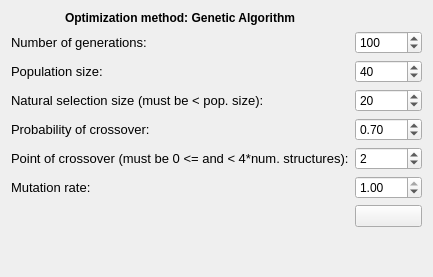
     <widget class="QWidget" name="tabGenetic">
      <property name="enabled">
       <bool>true</bool>
      </property>
      <attribute name="title">
       <string>Genetic</string>
      </attribute>
      <layout class="QGridLayout" name="gridLayout_4">
       <item row="0" column="0" colspan="2">
        <widget class="QLabel" name="label_5">
         <property name="font">
          <font>
           <weight>75</weight>
           <bold>true</bold>
          </font>
         </property>
         <property name="text">
          <string>Optimization method: Genetic Algorithm</string>
         </property>
         <property name="alignment">
          <set>Qt::AlignCenter</set>
         </property>
        </widget>
       </item>
       <item row="1" column="0">
        <widget class="QLabel" name="label_29">
         <property name="text">
          <string>&lt;html&gt;&lt;head/&gt;&lt;body&gt;&lt;p&gt;&lt;span style=&quot; font-family:'Verdana,Arial,Tahoma,Calibri,Geneva,sans-serif'; font-size:13px;&quot;&gt;Number of generations:&lt;/span&gt;&lt;/p&gt;&lt;/body&gt;&lt;/html&gt;</string>
         </property>
        </widget>
       </item>
       <item row="1" column="2">
        <widget class="QSpinBox" name="spinNumberOfGenerations">
         <property name="minimum">
          <number>1</number>
         </property>
         <property name="maximum">
          <number>10000000</number>
         </property>
         <property name="singleStep">
          <number>10</number>
         </property>
         <property name="value">
          <number>100</number>
         </property>
        </widget>
       </item>
       <item row="2" column="0">
        <widget class="QLabel" name="label_30">
         <property name="text">
          <string>&lt;html&gt;&lt;head/&gt;&lt;body&gt;&lt;p&gt;&lt;span style=&quot; font-family:'Verdana,Arial,Tahoma,Calibri,Geneva,sans-serif'; font-size:13px;&quot;&gt;Population size:&lt;/span&gt;&lt;/p&gt;&lt;/body&gt;&lt;/html&gt;</string>
         </property>
        </widget>
       </item>
       <item row="2" column="2">
        <widget class="QSpinBox" name="spinPopulationSize">
         <property name="minimum">
          <number>1</number>
         </property>
         <property name="maximum">
          <number>10000000</number>
         </property>
         <property name="singleStep">
          <number>10</number>
         </property>
         <property name="value">
          <number>40</number>
         </property>
        </widget>
       </item>
       <item row="3" column="0" colspan="2">
        <widget class="QLabel" name="label_31">
         <property name="text">
          <string>&lt;html&gt;&lt;head/&gt;&lt;body&gt;&lt;p&gt;&lt;span style=&quot; font-family:'Verdana,Arial,Tahoma,Calibri,Geneva,sans-serif'; font-size:13px;&quot;&gt;Natural selection size (must be &amp;lt; pop. size):&lt;/span&gt;&lt;/p&gt;&lt;/body&gt;&lt;/html&gt;</string>
         </property>
        </widget>
       </item>
       <item row="3" column="2">
        <widget class="QSpinBox" name="spinSelectionSize">
         <property name="minimum">
          <number>1</number>
         </property>
         <property name="maximum">
          <number>10000000</number>
         </property>
         <property name="singleStep">
          <number>10</number>
         </property>
         <property name="value">
          <number>20</number>
         </property>
        </widget>
       </item>
       <item row="4" column="0">
        <widget class="QLabel" name="label_32">
         <property name="text">
          <string>&lt;html&gt;&lt;head/&gt;&lt;body&gt;&lt;p&gt;&lt;span style=&quot; font-family:'Verdana,Arial,Tahoma,Calibri,Geneva,sans-serif'; font-size:13px;&quot;&gt;Probability of crossover:&lt;/span&gt;&lt;/p&gt;&lt;/body&gt;&lt;/html&gt;</string>
         </property>
        </widget>
       </item>
       <item row="4" column="2">
        <widget class="QDoubleSpinBox" name="dblSpinProbabilityOfCrossover">
         <property name="maximum">
          <double>1.000000000000000</double>
         </property>
         <property name="singleStep">
          <double>0.050000000000000</double>
         </property>
         <property name="value">
          <double>0.700000000000000</double>
         </property>
        </widget>
       </item>
       <item row="5" column="0" colspan="2">
        <widget class="QLabel" name="label_33">
         <property name="text">
          <string>&lt;html&gt;&lt;head/&gt;&lt;body&gt;&lt;p&gt;&lt;span style=&quot; font-family:'Verdana,Arial,Tahoma,Calibri,Geneva,sans-serif'; font-size:13px;&quot;&gt;Point of crossover (must be 0 &amp;lt;= and  &amp;lt; 4*num. structures):&lt;/span&gt;&lt;/p&gt;&lt;/body&gt;&lt;/html&gt;</string>
         </property>
        </widget>
       </item>
       <item row="5" column="2">
        <widget class="QSpinBox" name="spinPointOfCrossover">
         <property name="minimum">
          <number>0</number>
         </property>
         <property name="maximum">
          <number>200</number>
         </property>
         <property name="singleStep">
          <number>1</number>
         </property>
         <property name="value">
          <number>2</number>
         </property>
        </widget>
       </item>
       <item row="6" column="0">
        <widget class="QLabel" name="label_34">
         <property name="text">
          <string>&lt;html&gt;&lt;head/&gt;&lt;body&gt;&lt;p&gt;&lt;span style=&quot; font-family:'Verdana,Arial,Tahoma,Calibri,Geneva,sans-serif'; font-size:13px;&quot;&gt;Mutation rate:&lt;/span&gt;&lt;/p&gt;&lt;/body&gt;&lt;/html&gt;</string>
         </property>
        </widget>
       </item>
       <item row="6" column="2">
        <widget class="QDoubleSpinBox" name="dblSpinMutationRate">
         <property name="maximum">
          <double>1.000000000000000</double>
         </property>
         <property name="singleStep">
          <double>0.050000000000000</double>
         </property>
         <property name="value">
          <double>1.000000000000000</double>
         </property>
        </widget>
       </item>
       <item row="7" column="2">
        <widget class="QPushButton" name="btnDoWithGenetic">
         <property name="toolTip">
          <string>Run with Genetic Algorithm</string>
         </property>
         <property name="text">
          <string/>
         </property>
         <property name="icon">
          <iconset resource="../resources.qrc">
           <normaloff>:/icons32/play32</normaloff>:/icons32/play32</iconset>
         </property>
        </widget>
       </item>
       <item row="8" column="1">
        <spacer name="verticalSpacer_4">
         <property name="orientation">
          <enum>Qt::Vertical</enum>
         </property>
         <property name="sizeHint" stdset="0">
          <size>
           <width>20</width>
           <height>39</height>
          </size>
         </property>
        </spacer>
       </item>
      </layout>
     </widget>
